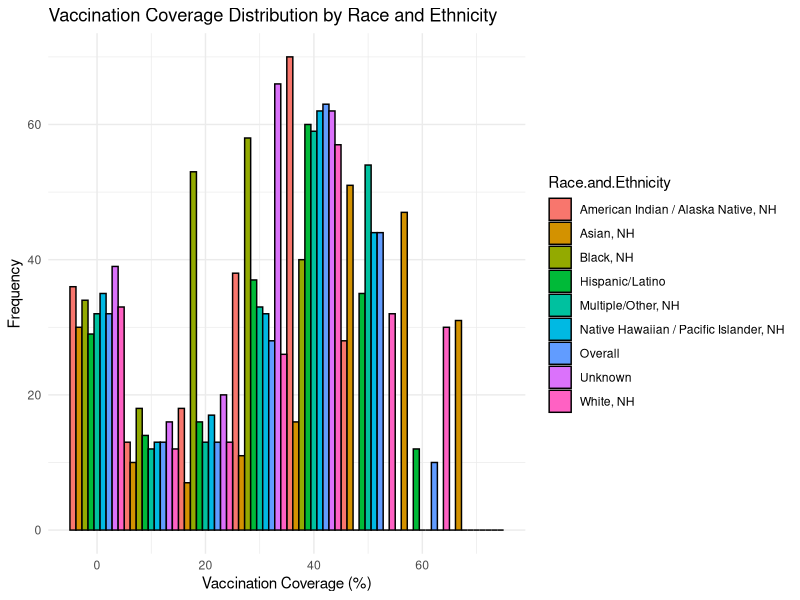
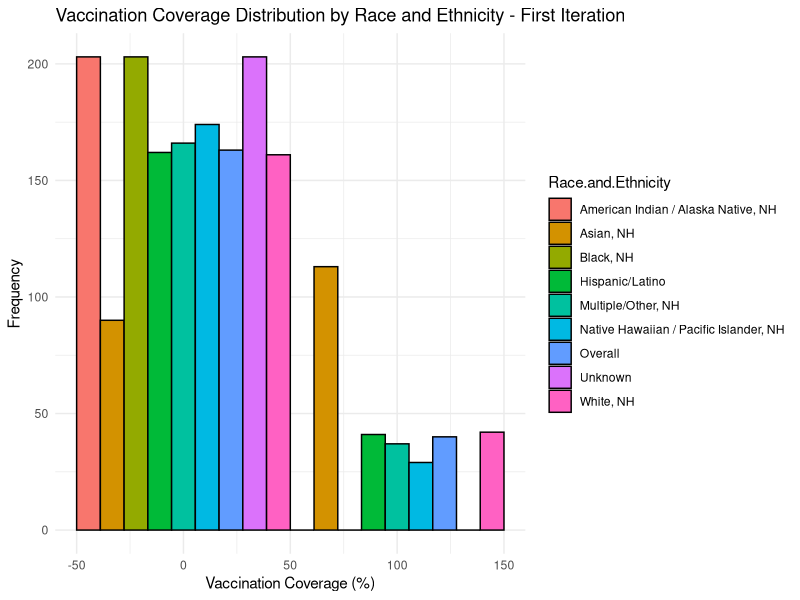
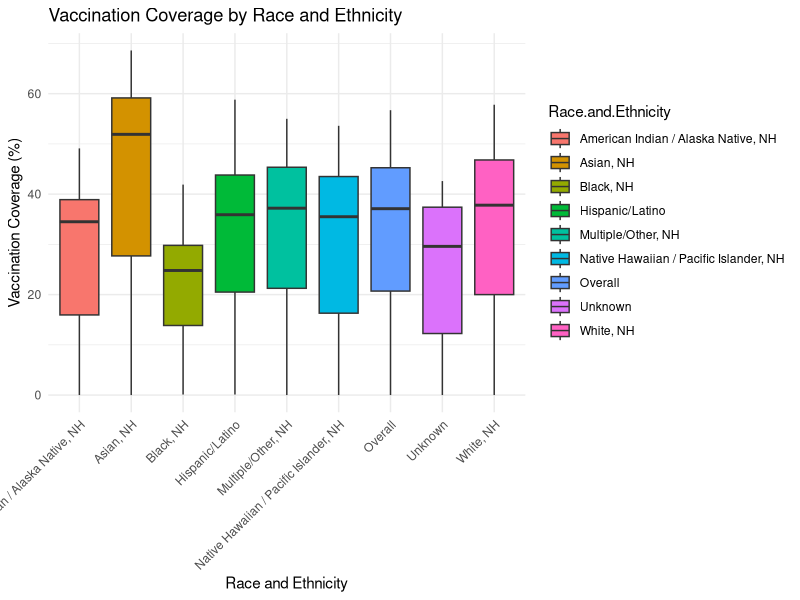
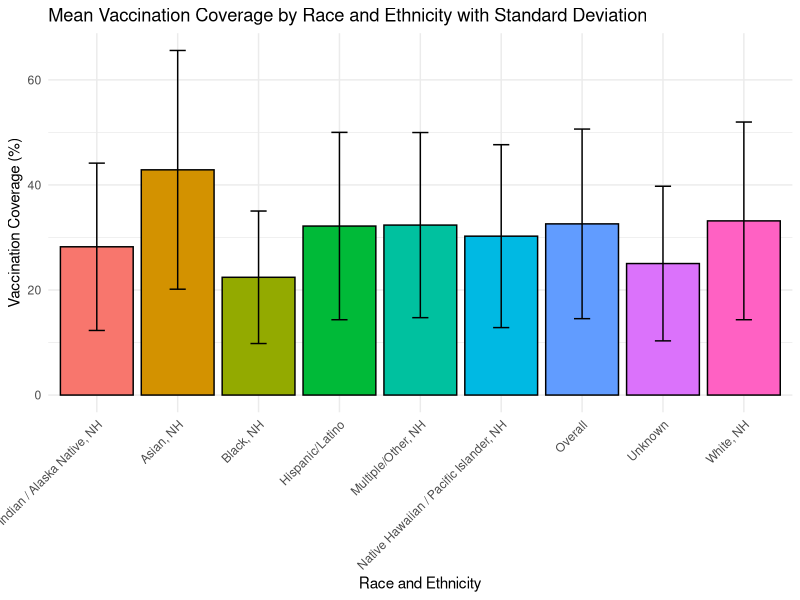
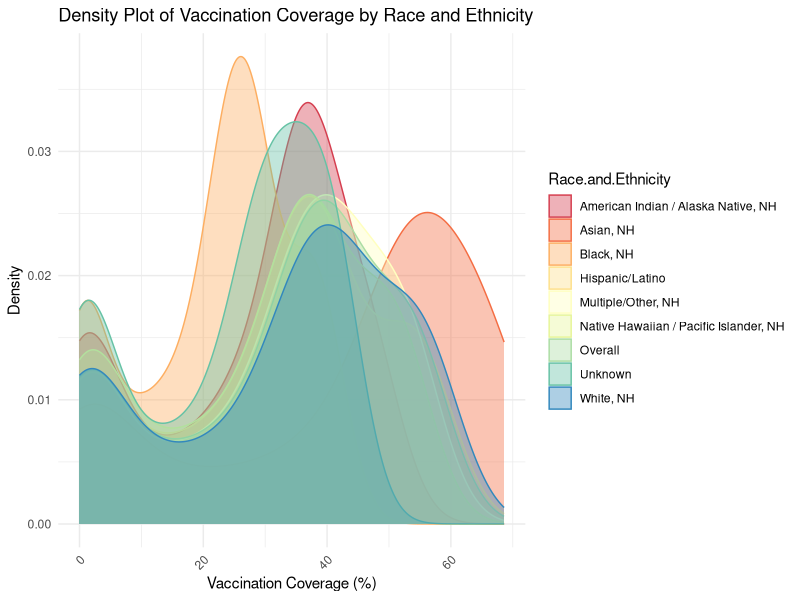

These charts were generated, in order, by the following R code:
# Install the 'here' package 
install.packages("here")

# Load necessary libraries
library(ggplot2)
library(dplyr)
library(here)  # Load the 'here' package

# Load the dataset using here::here() for the file path
data <- read.csv(here("cdcdata-exercise", "Weekly_Influenza_Vaccination_Coverage_Among_Pregnant_Women_18-49_Years__by_Race_and_Ethnicity_20250205.csv"))

# Visualize vaccination coverage by race and ethnicity
bloxplot1iteration = ggplot(data, aes(x = Percent, fill = Race.and.Ethnicity)) + 
  geom_histogram(binwidth = 100, color = "black", position = "dodge") +
  labs(title = "Vaccination Coverage Distribution by Race and Ethnicity - First Iteration",
       x = "Vaccination Coverage (%)",
       y = "Frequency") +
  theme_minimal()

# Save first iteration of barplot
figure_file = here("cdcdata-exercise","cdcdata-exercise-tables-graphs","bloxplot-coverage-by-race-first-iteration.png")
ggsave(filename = figure_file, plot=bloxplot1iteration)


# There is negative vaccination coverage (like -50%) appearing on histogram which doesn’t make sense in context. 
# Check for any negative values in the Percent column
negative_values <- data %>% filter(Percent < 0)
print(negative_values)

# Visualize vaccination coverage by race and ethnicity with updated BINS
ggplot(data, aes(x = Percent, fill = Race.and.Ethnicity)) + 
  geom_histogram(binwidth = 10, color = "black", position = "dodge") +
  labs(title = "Vaccination Coverage Distribution by Race and Ethnicity",
       x = "Vaccination Coverage (%)",
       y = "Frequency") +
  theme_minimal()

#### ------- Making the Distributions ----- ###

# Summarize vaccination coverage by race and ethnicity
data_summary <- data %>%
  group_by(Race.and.Ethnicity) %>%
  summarize(avg_vaccination_coverage = mean(Percent, na.rm = TRUE))

# View the summary data
print(data_summary)

# Boxplot of vaccination coverage by race and ethnicity
bloxplot1 = ggplot(data, aes(x = Race.and.Ethnicity, y = Percent, fill = Race.and.Ethnicity)) + 
  geom_boxplot() + 
  labs(title = "Vaccination Coverage by Race and Ethnicity",
       x = "Race and Ethnicity",
       y = "Vaccination Coverage (%)") +
  theme_minimal() +
  theme(axis.text.x = element_text(angle = 45, hjust = 1))  # Rotate x labels for better readability +
  theme(
  panel.background = element_rect(fill = "white"),  # White background for the plot panel
  plot.background = element_rect(fill = "white")    # White background for the overall plot
)


#Save bloxplot1 
figure_file = here("cdcdata-exercise","cdcdata-exercise-tables-graphs","bloxplot-coverage-by-race.png")
ggsave(filename = figure_file, plot=bloxplot1)

# Summarize the data by Race and Ethnicity to calculate the mean and standard deviation
data_summary <- data %>%
  group_by(Race.and.Ethnicity) %>%
  summarize(
    avg_vaccination_coverage = mean(Percent, na.rm = TRUE),
    sd_vaccination_coverage = sd(Percent, na.rm = TRUE)
  )

# View the summary data
print(data_summary)

# Load necessary libraries
library(ggplot2)

# Create a bar plot showing the mean vaccination coverage with standard deviation as error bars
barplot1 = ggplot(data_summary, aes(x = Race.and.Ethnicity, y = avg_vaccination_coverage, fill = Race.and.Ethnicity)) +
  geom_bar(stat = "identity", color = "black", show.legend = FALSE) +  # Bar plot
  geom_errorbar(aes(ymin = avg_vaccination_coverage - sd_vaccination_coverage, 
                    ymax = avg_vaccination_coverage + sd_vaccination_coverage), 
                width = 0.2) +  # Add error bars for SD
  labs(title = "Mean Vaccination Coverage by Race and Ethnicity with Standard Deviation",
       x = "Race and Ethnicity",
       y = "Vaccination Coverage (%)") +
  theme_minimal() +
  theme(axis.text.x = element_text(angle = 45, hjust = 1))  # Rotate x-axis labels for readability

#Save barplot1 showing the mean vaccination coverage with sd error bars
figure_file = here("cdcdata-exercise","cdcdata-exercise-tables-graphs","barplot-meanwithsd-by-race.png")
ggsave(filename = figure_file, plot=barplot1)

#### To visualize the distribution of vaccination coverage (like a bell curve or a smooth curve) for each race/ethnicity group
# Load necessary libraries
library(ggplot2)
library(dplyr)

# Create a density plot for vaccination coverage by race/ethnicity
densityplot1 = ggplot(data, aes(x = Percent, fill = Race.and.Ethnicity, color = Race.and.Ethnicity)) +
  geom_density(alpha = 0.4) +  # alpha for transparency
  labs(title = "Density Plot of Vaccination Coverage by Race and Ethnicity",
       x = "Vaccination Coverage (%)",
       y = "Density") +
  theme_minimal() +
  theme(axis.text.x = element_text(angle = 45, hjust = 1)) +  # Rotate x labels for readability
  scale_fill_brewer(palette = "Spectral") +  # Custom color palette
  scale_color_brewer(palette = "Spectral")  # Custom color palette for lines

#Save density plot for vaccination coverage by race/ethnicity
figure_file = here("cdcdata-exercise","cdcdata-exercise-tables-graphs","density-plot-vaxcov-by-race.png")
ggsave(filename = figure_file, plot=densityplot1)